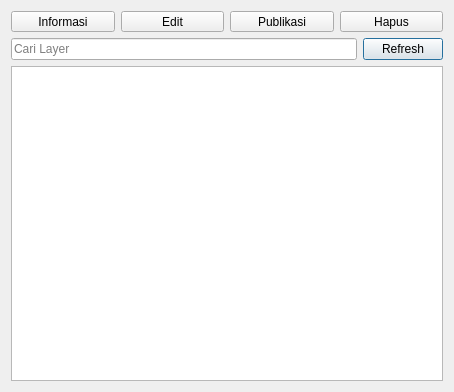
<?xml version="1.0" encoding="UTF-8"?>
<ui version="4.0">
 <class>publikasi_tab</class>
 <widget class="QDialog" name="publikasi_tab">
  <property name="geometry">
   <rect>
    <x>0</x>
    <y>0</y>
    <width>454</width>
    <height>392</height>
   </rect>
  </property>
  <property name="windowTitle">
   <string>publikasi_tab</string>
  </property>
  <layout class="QVBoxLayout" name="verticalLayout">
   <item>
    <layout class="QHBoxLayout" name="horizontalLayout_5">
     <item>
      <widget class="QToolButton" name="btn_informasi">
       <property name="sizePolicy">
        <sizepolicy hsizetype="Preferred" vsizetype="Preferred">
         <horstretch>0</horstretch>
         <verstretch>0</verstretch>
        </sizepolicy>
       </property>
       <property name="cursor">
        <cursorShape>PointingHandCursor</cursorShape>
       </property>
       <property name="toolTip">
        <string>Mulai</string>
       </property>
       <property name="statusTip">
        <string/>
       </property>
       <property name="styleSheet">
        <string notr="true"/>
       </property>
       <property name="text">
        <string>Informasi</string>
       </property>
       <property name="icon">
        <iconset>
         <normaloff>../img/customer service-1.1s-200px (1).png</normaloff>../img/customer service-1.1s-200px (1).png</iconset>
       </property>
       <property name="iconSize">
        <size>
         <width>35</width>
         <height>35</height>
        </size>
       </property>
       <property name="toolButtonStyle">
        <enum>Qt::ToolButtonTextUnderIcon</enum>
       </property>
      </widget>
     </item>
     <item>
      <widget class="QToolButton" name="btn_edit">
       <property name="sizePolicy">
        <sizepolicy hsizetype="Preferred" vsizetype="Preferred">
         <horstretch>0</horstretch>
         <verstretch>0</verstretch>
        </sizepolicy>
       </property>
       <property name="cursor">
        <cursorShape>PointingHandCursor</cursorShape>
       </property>
       <property name="text">
        <string>Edit</string>
       </property>
       <property name="icon">
        <iconset>
         <normaloff>../img/text-1.1s-200px.png</normaloff>../img/text-1.1s-200px.png</iconset>
       </property>
       <property name="iconSize">
        <size>
         <width>35</width>
         <height>35</height>
        </size>
       </property>
       <property name="toolButtonStyle">
        <enum>Qt::ToolButtonTextUnderIcon</enum>
       </property>
      </widget>
     </item>
     <item>
      <widget class="QToolButton" name="btn_publikasi">
       <property name="sizePolicy">
        <sizepolicy hsizetype="Preferred" vsizetype="Preferred">
         <horstretch>0</horstretch>
         <verstretch>0</verstretch>
        </sizepolicy>
       </property>
       <property name="cursor">
        <cursorShape>PointingHandCursor</cursorShape>
       </property>
       <property name="text">
        <string>Publikasi</string>
       </property>
       <property name="icon">
        <iconset>
         <normaloff>../img/upload .jpg.png</normaloff>../img/upload .jpg.png</iconset>
       </property>
       <property name="iconSize">
        <size>
         <width>35</width>
         <height>35</height>
        </size>
       </property>
       <property name="checkable">
        <bool>false</bool>
       </property>
       <property name="toolButtonStyle">
        <enum>Qt::ToolButtonTextUnderIcon</enum>
       </property>
      </widget>
     </item>
     <item>
      <widget class="QToolButton" name="btn_hapus">
       <property name="sizePolicy">
        <sizepolicy hsizetype="Preferred" vsizetype="Preferred">
         <horstretch>0</horstretch>
         <verstretch>0</verstretch>
        </sizepolicy>
       </property>
       <property name="cursor">
        <cursorShape>PointingHandCursor</cursorShape>
       </property>
       <property name="text">
        <string>Hapus</string>
       </property>
       <property name="icon">
        <iconset>
         <normaloff>../img/fail-1.1s-200px.png</normaloff>../img/fail-1.1s-200px.png</iconset>
       </property>
       <property name="iconSize">
        <size>
         <width>35</width>
         <height>35</height>
        </size>
       </property>
       <property name="toolButtonStyle">
        <enum>Qt::ToolButtonTextUnderIcon</enum>
       </property>
      </widget>
     </item>
    </layout>
   </item>
   <item>
    <layout class="QHBoxLayout" name="horizontalLayout">
     <item>
      <widget class="QgsFilterLineEdit" name="cariLayer">
       <property name="placeholderText">
        <string>Cari Layer</string>
       </property>
       <property name="showSearchIcon">
        <bool>true</bool>
       </property>
       <property name="qgisRelation" stdset="0">
        <string notr="true"/>
       </property>
      </widget>
     </item>
     <item>
      <widget class="QPushButton" name="refreshButton">
       <property name="cursor">
        <cursorShape>PointingHandCursor</cursorShape>
       </property>
       <property name="text">
        <string>Refresh</string>
       </property>
      </widget>
     </item>
    </layout>
   </item>
   <item>
    <widget class="QTableWidget" name="table_publikasi">
     <property name="editTriggers">
      <set>QAbstractItemView::NoEditTriggers</set>
     </property>
     <property name="selectionMode">
      <enum>QAbstractItemView::SingleSelection</enum>
     </property>
     <property name="selectionBehavior">
      <enum>QAbstractItemView::SelectRows</enum>
     </property>
    </widget>
   </item>
  </layout>
 </widget>
 <customwidgets>
  <customwidget>
   <class>QgsFilterLineEdit</class>
   <extends>QLineEdit</extends>
   <header>qgsfilterlineedit.h</header>
  </customwidget>
 </customwidgets>
 <resources>
  <include location="../img/coba.py"/>
 </resources>
 <connections/>
</ui>
